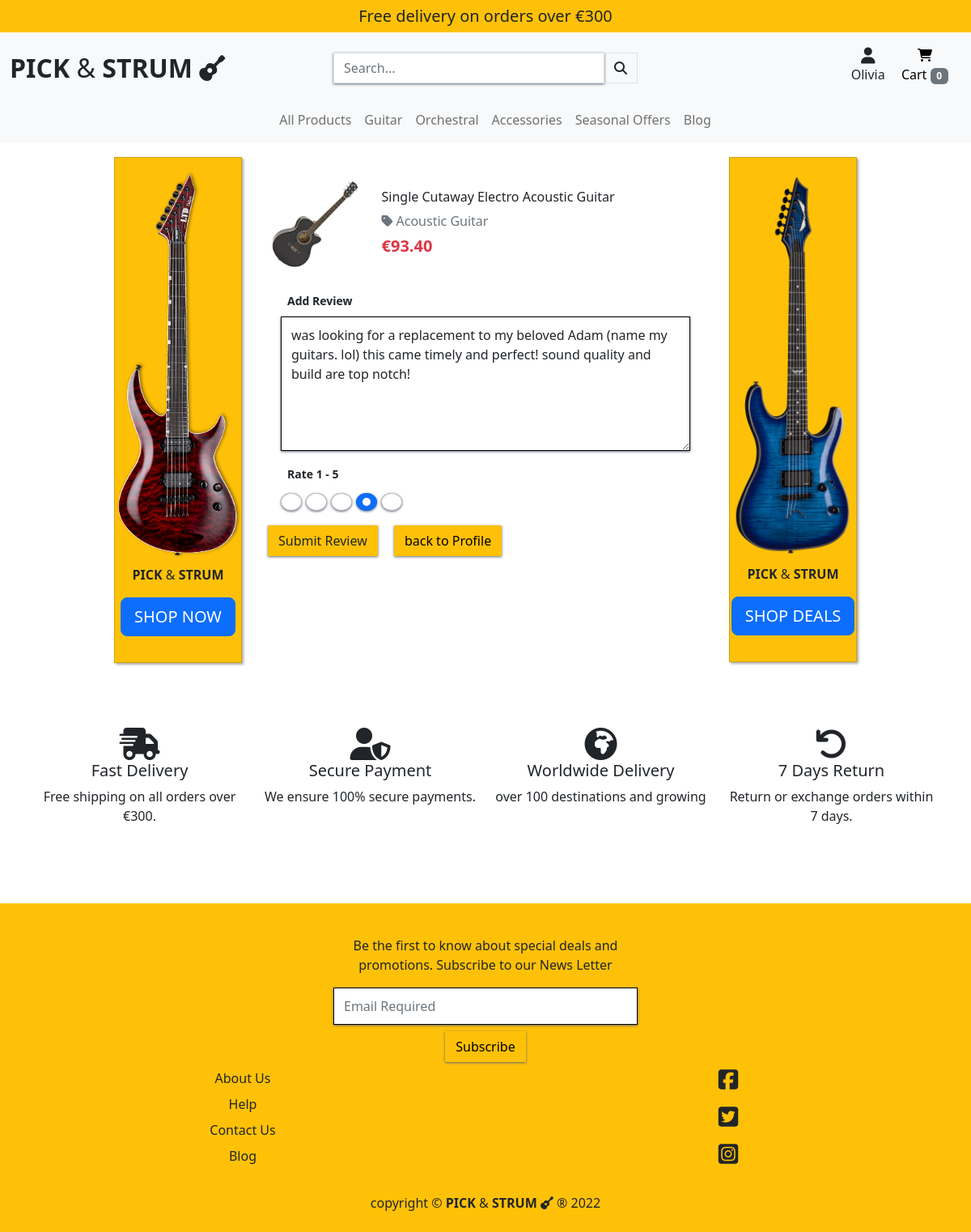
/products/review/2/ (signed in), run on an earlier commit of the app's database.
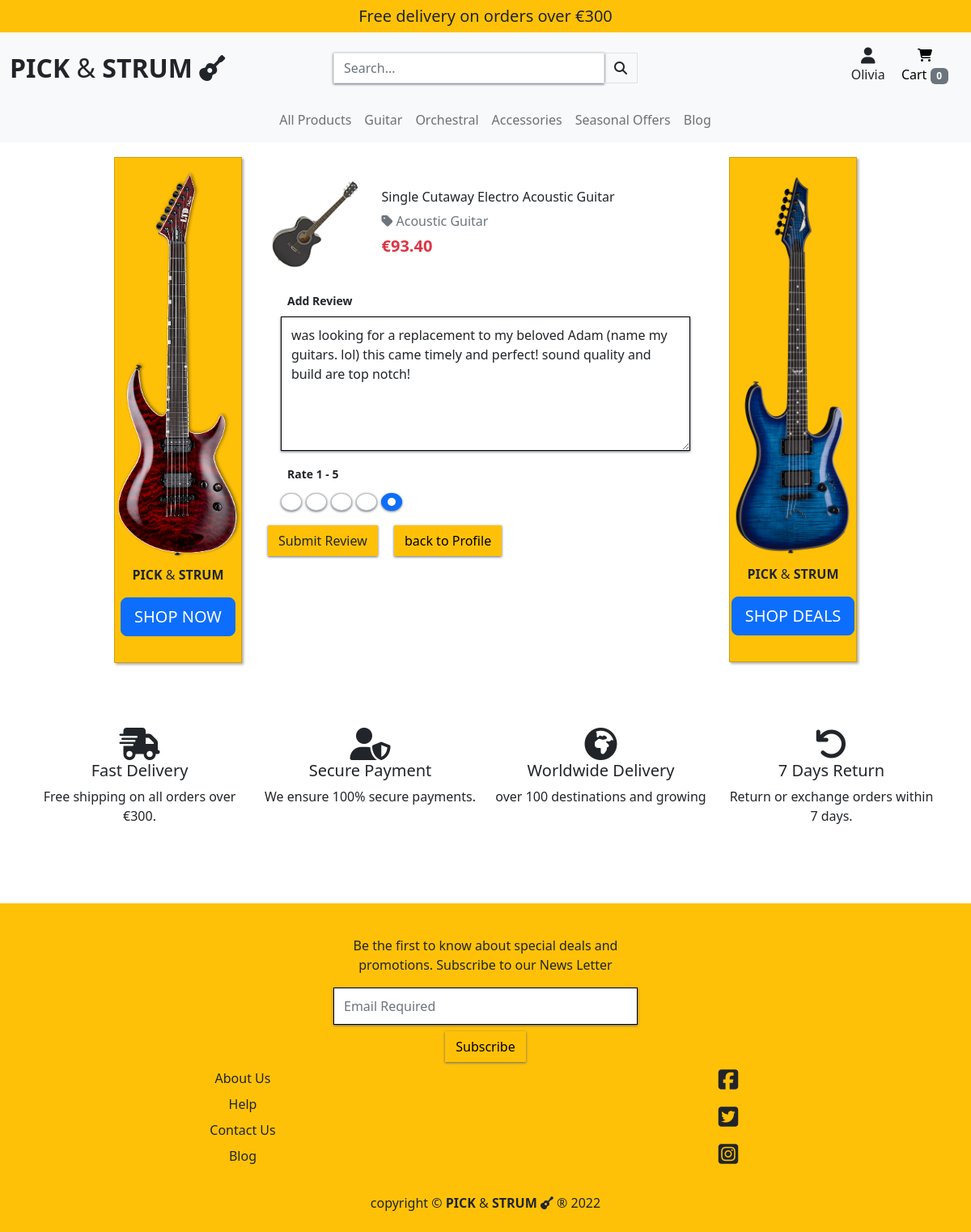
And on a later commit of the database.
### products/models.py (models this page shows, shortened)
class Review(models.Model):
    product = models.ForeignKey(Product, on_delete=models.CASCADE, related_name="reviews")
    name = models.ForeignKey(User, on_delete=models.CASCADE)
    body = models.TextField(max_length=254)
    rate = models.IntegerField(choices=RATES)
    updated_on = updated_on = models.DateTimeField(auto_now=True)
    created_on = models.DateTimeField(auto_now_add=True)
    class Meta:
        ordering = ['created_on']

### products/views.py (the view)
# urls.py: path('review/<int:product_id>/', views.review, name='review'),
@login_required
def review(request, product_id):
    product = get_object_or_404(Product, pk=product_id)
    try:
        review = product.reviews.get(name=request.user)
        if review:
            review_form = ReviewForm(
                request.POST or None,
                instance=review
            )
            if review_form.is_valid():
                review_form.save()
                messages.success(
                    request, f'You have updated your review of {product}.\
                    Thank you for your feed back!')
                return redirect('profile')
            template_name = 'products/review.html'
            context = {
                'product': product,
                'review': ReviewForm(),
                'review_form': review_form,
                }
            return render(request, template_name, context)
    except Review.DoesNotExist:
        if request.method == 'POST':
            review_form = ReviewForm(request.POST)
            if review_form.is_valid():
                form = review_form.save(commit=False)
                form.name = request.user
                form.product = product
                review_form.save()
                return redirect('profile')
            review_form = ReviewForm()
        return render(request, 'products/review.html', {
            'review_form': ReviewForm(),
            'product': product
            })

### products/forms.py
class ReviewForm(forms.ModelForm):
    RATES = ((1, 1), (2, 2), (3, 3), (4, 4), (5, 5))
    rate = forms.CharField(
        widget=forms.RadioSelect(choices=RATES))
    body = forms.CharField(widget=forms.Textarea(attrs={
        "rows": 6,
        "cols": 20,
        'placeholder': 'Add a review'
        }))
    class Meta:
        model = Review
        fields = (
            'body',
            'rate',
        )
    def __init__(self, *args, **kwargs):
        super().__init__(*args, **kwargs)
        for field in self.fields:
            self.fields[field].label = False
            self.fields[field].widget.attrs['class'] = 'form-styling'

### products/templates/products/review.html (shortened to what this page needs)
{% extends "base.html" %}
{% load static %}
{% block page_header %}
<div class="container header-backspace">
</div>
{% endblock %}
{% block content %}
<div class="container mt-4">
  <div class="row justify-content-center">
    <div class="col col-md-2 d-none d-lg-block">
      <div class="card rounded-0 post-card text-center bg-warning py-3 dynamic-card" style="width: 95%; margin: auto;">
        <img src="{{ MEDIA_URL }}esp-guitar.png" class="card-img-top rounded-0" alt="standing guitar image back ground">
        <div class="text-box py-2 border-0">
          <p class="card-text"><span class="my-0"><strong>PICK </strong>&<strong> STRUM</strong></span></p>
          <a href="{% url 'products' %}" class="card-title btn btn-lg btn-primary">SHOP NOW</a>
        </div>
      </div>
    </div>
    <div class="col-12 col-md-6 mt-4 px-3">
      <div class="row mb-3">
        <div class="col-3">
          {% if product.image %}
          <a href="{% url 'product_detail' product.id %}">
              <img src="{{ product.image.url }}" class="img-fluid rounded-start" alt="{{ product.name }}">
          </a>
          {% else %}
          <a href="{% url 'product_detail' product.id %}">
              <img class="img-fluid rounded-start" src="{{ MEDIA_URL }}noimage.png" alt="{{ product.name }}">
          </a>
          {% endif %}
        </div>
        <div class="col-9 d-flex align-items-center">
          <div>
            <h6 class="card-title mb-2">{{ product.name }}</h6>
            <a class="text-muted text-decoration-none pt-2" href="{% url 'products' %}?category={{ product.category.name }}">
              <i class="fas fa-tag me-1"></i>{{ product.category.friendly_name }}
            </a>
            <p class="mb-0 text-left fs-5 text-danger fw-bold mt-1">€{{ product.price }}</p>
          </div>
        </div>
      </div>
      <div class="row">
        <form action="{% url 'review' product.id %}" method="POST">
          <fieldset class="px-3">
            <legend class="form-label fs-6 px-2 w-auto"><strong><small>Add Review</small></strong></legend>
          {{ review_form.body | as_crispy_field }}
          </fieldset>
          <fieldset class="px-3">
            <legend class="form-label fs-6 px-2 w-auto"><strong><small>Rate 1 - 5</small></strong></legend>
          {{ review_form.rate | as_crispy_field }}
          </fieldset>
          <input type="submit" class="btn btn-small bg-warning rounded-0" value="Submit Review">
          <a class="ms-3 btn btn-small bg-warning rounded-0 fancy-btn" href="{% url 'profile' %}">back to Profile</a>
      </form>
      </div>
    </div>
    <div class="col col-md-2 d-none d-lg-block">
      <div class="card rounded-0 post-card text-center bg-warning py-3 dynamic-card" style="width: 95%; margin: auto;">
        <img src="{{ MEDIA_URL }}electric_guitar_ad.png" class="card-img-top rounded-0" alt="standing guitar image back ground">
        <div class="text-box py-2 border-0">
          <p class="card-text"><span class="my-0"><strong>PICK </strong>&<strong> STRUM</strong></span></p>
          <a href="{% url 'products' %}?category=clearance,deals" class="card-title btn btn-lg btn-primary">SHOP DEALS</a>
        </div>
      </div>
    </div>
  </div>
</div>
{% include 'includes/trust-stm.html' %}
{% endblock %}

What changed in the data, as far as the page shows it:
changed Review: rate "☐ ☐ ☐ ☑ ☐" → "☐ ☐ ☐ ☐ ☑"
